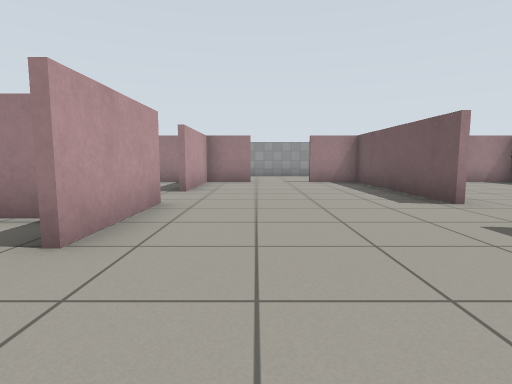
[1] (above)

19 first-person views from a walk through a robot-simulator world made for Gazebo. The camera is 0.72 m above the floor, tilts 6° down and sees 80° across. The floor is counted in squares, 1 m on a side. Each view is taken from the middle of a square. On the plan, view 1 faces up. The plan holds only what a view shows up to about 10 squares ahead; the rest is blank. Gazebo's built-in surfaces are drawn with simple patterns. Surface patterns are stand-ins for the level's own textures.

[2]
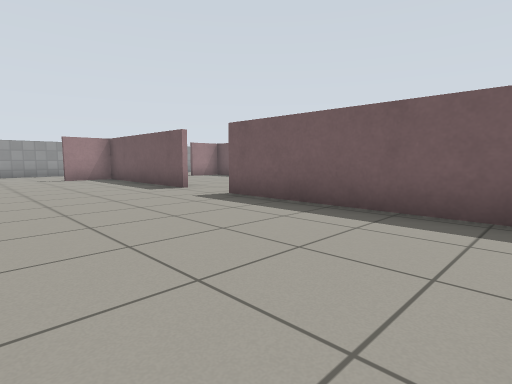

[3]
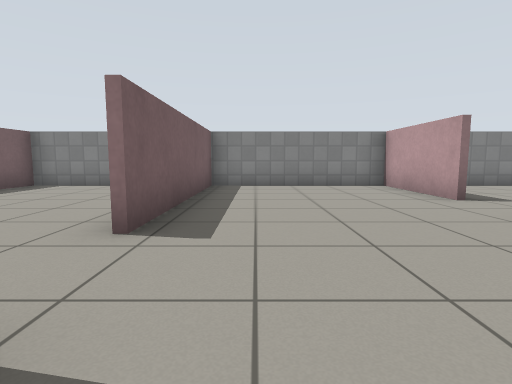

[4]
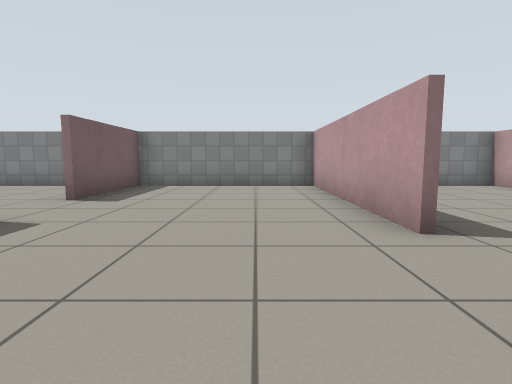

[5]
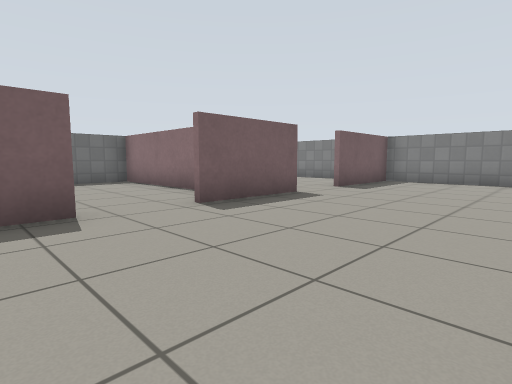

[6]
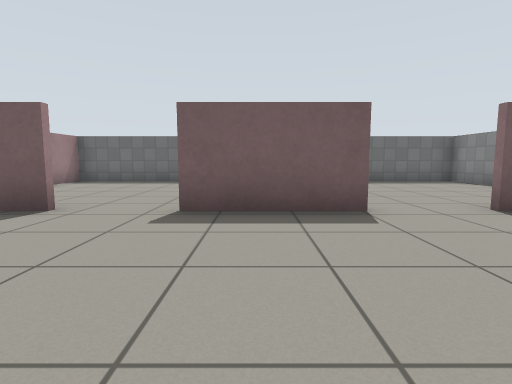

[7]
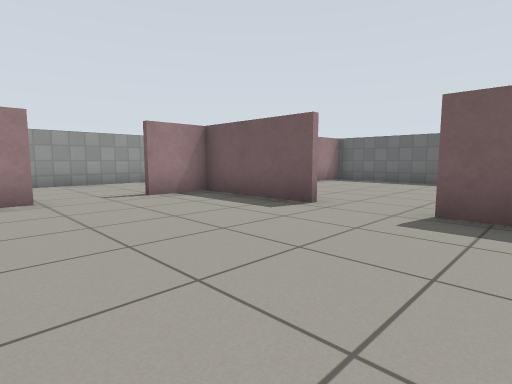

[8]
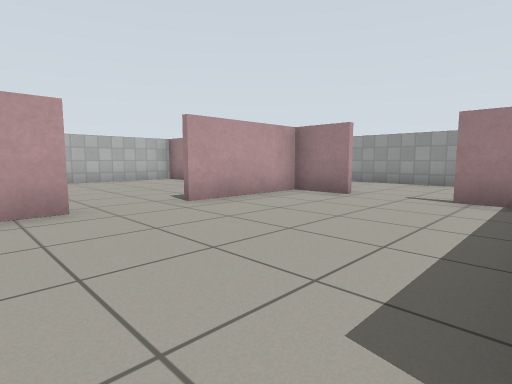

[9]
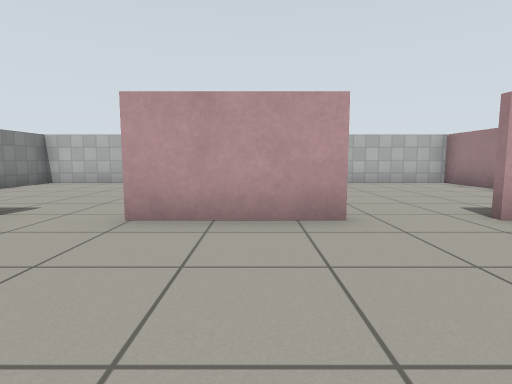

[10]
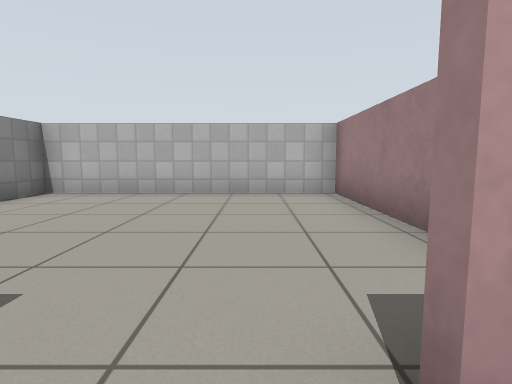

[11]
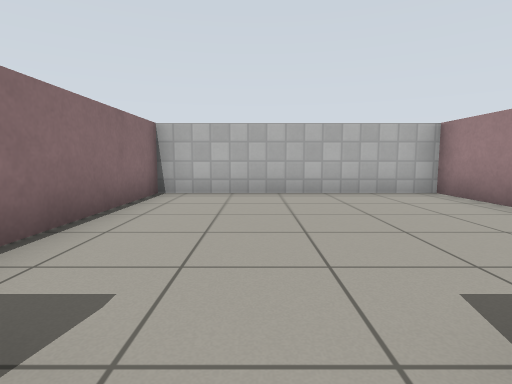

[12]
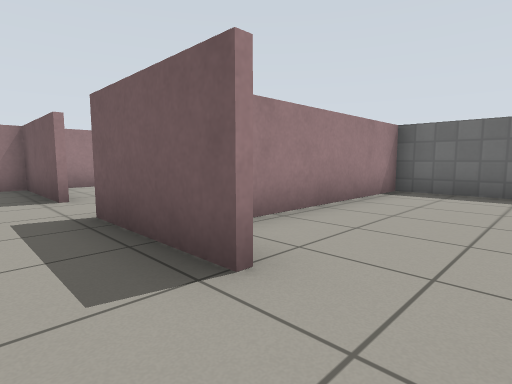

[13]
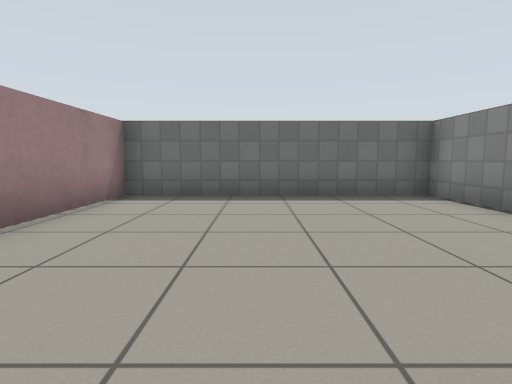

[14]
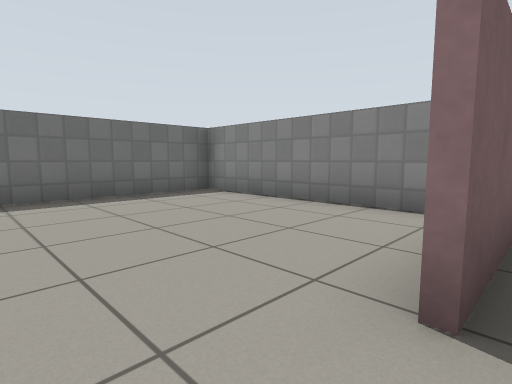

[15]
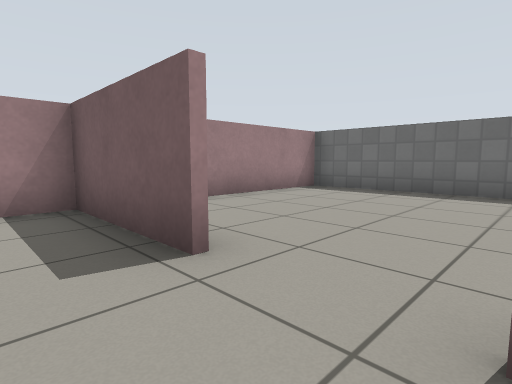

[16]
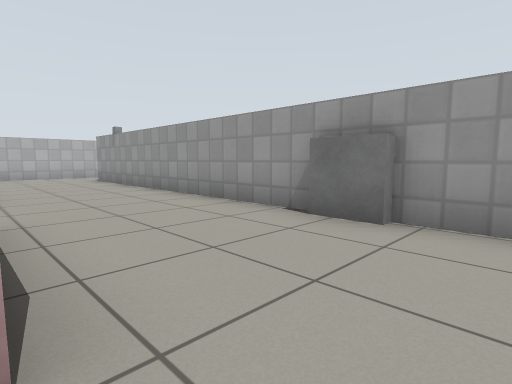

[17]
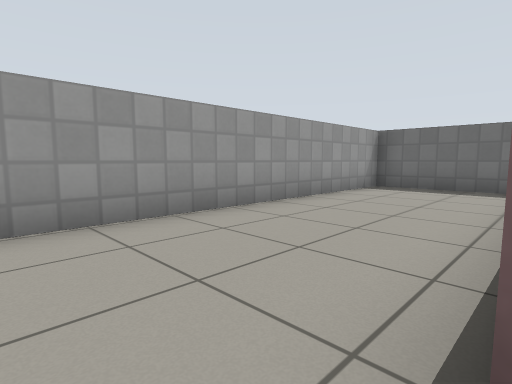

[18]
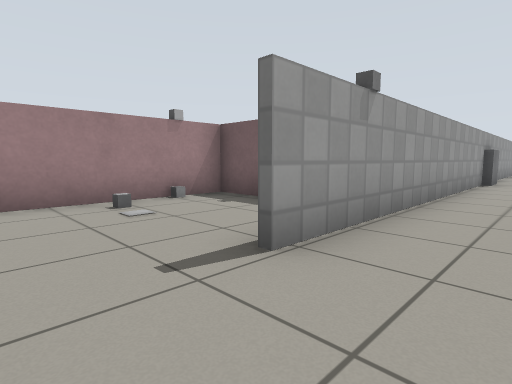

[19]
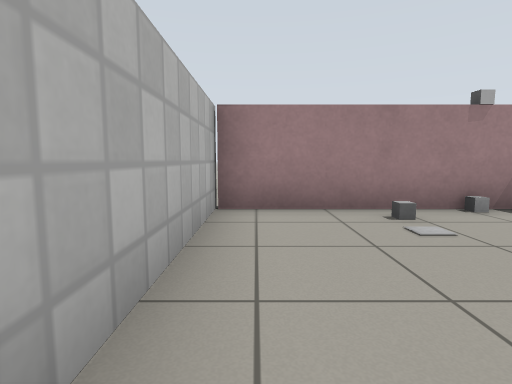

### Floor plan
Points are (right, up) in squares from view 1. A wall is a line through its corners. A room is listed if a view was taken in it or the views show most of it. See-through windows are left out.
Room 1 (views 1, 2, 3, 8, 9, 10, 11)
walls: (-1.6, 5.1) (-1.6, 2.4); (-1.6, 0.6) (-1.6, -2.6) (3.3, -2.6) (3.3, 3.1); (3.3, 4.9) (3.3, 10); (-0.1, 9.9) (-1.6, 9.9) (-1.6, 6.9)
ways out: opening at (3, 4) to room 2; opening at (0.5, 10) to room 3; opening at (-2, 1.5) to room 6; opening at (-2, 6) to room 7
Room 2 (views 4, 5, 6, 7, 12, 13, 14, 15)
walls: (8.3, 2.4) (8.3, 5.1); (3.4, 3.1) (3.4, -2.6) (8.3, -2.6) (8.3, 0.6); (8.3, 6.9) (8.3, 10); (5, 9.9) (1.7, 9.9)
ways out: opening at (3, 4) to room 1; opening at (5.5, 10) to room 3; opening at (8, 1.5) to room 4; opening at (8, 6) to room 5
Room 3 (views 16, 17, 18, 19)
walls: (-2.7, 16.3) (-2.7, 17.4) (-7.6, 17.4) (-7.6, 13.6); (14.3, 10.8) (14.3, 13.6) (-5.2, 13.6)
ways out: opening at (0.5, 10) to room 1; opening at (5.5, 10) to room 2
objects: marker (-5, 17); marker (-4, 17); grey box (4, 13)
Room 4 (no view inside)
walls: (9.2, -2.6) (14.3, -2.6) (14.3, 3.7) (9.6, 3.7)
ways out: opening at (8, 1.5) to room 2
Room 5 (no view inside)
walls: (10.2, 3.9) (14.3, 3.9) (14.3, 9.9) (6.7, 9.9)
ways out: opening at (8, 6) to room 2
Room 6 (no view inside)
walls: (-2.6, 3.7) (-7.6, 3.7) (-7.6, -2.6) (-3.9, -2.6)
ways out: opening at (-2, 1.5) to room 1
Room 7 (no view inside)
walls: (-5.5, 9.9) (-7.6, 9.9) (-7.6, 3.9) (-3.5, 3.9); (-2.4, 9.9) (-3.1, 9.9)
ways out: opening at (-2, 6) to room 1

Positions as (right, up) in squares from view 1, and headings:
1: (0, 0), facing up
2: (-1, -2), facing up-right
3: (2, 6), facing down
4: (5, 6), facing down
5: (4, 8), facing down-right
6: (4, 4), facing right
7: (4, 4), facing up-right
8: (3, 4), facing up-left
9: (2, 4), facing left
10: (-1, 2), facing left
11: (-1, 6), facing left
12: (7, 1), facing up-right
13: (8, 1), facing right
14: (8, 2), facing down-right
15: (7, 5), facing up-right
16: (6, 10), facing up-left
17: (6, 10), facing up-right
18: (-7, 12), facing up-right
19: (-7, 13), facing up
